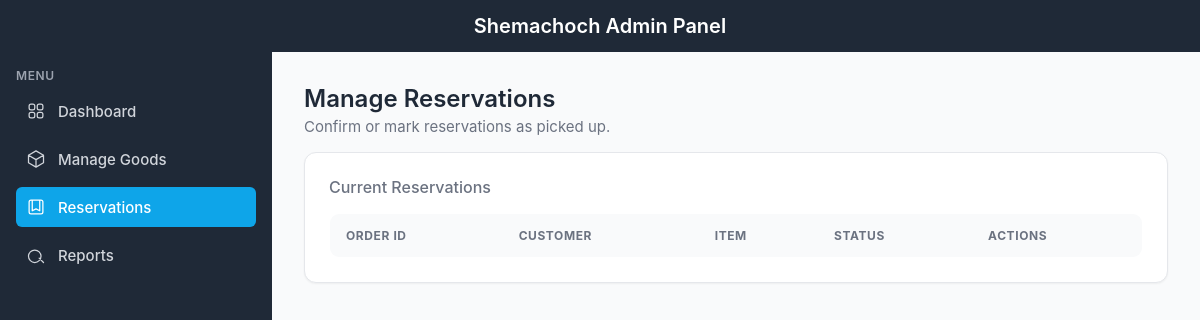
Before: /ShemachochAdminPanel/Reservations.php with the older database file.
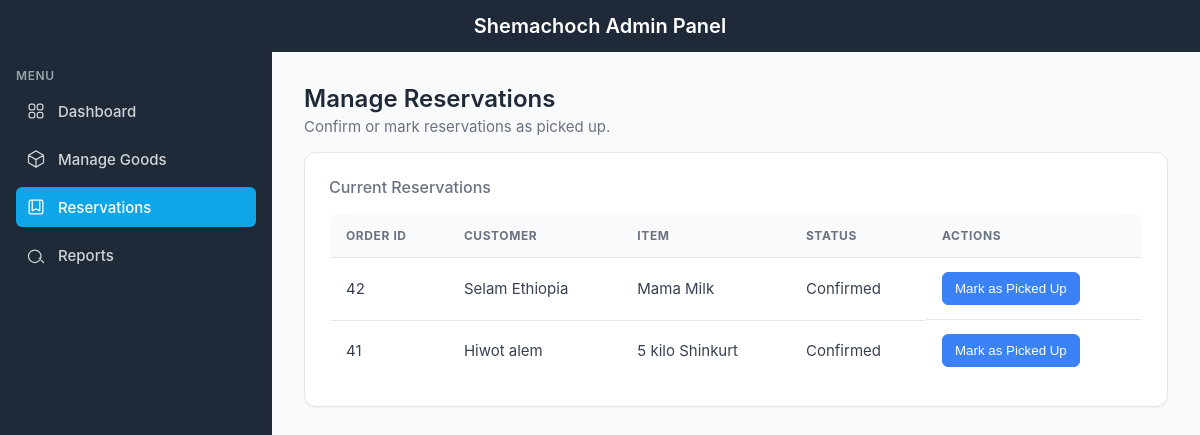
After: the same page with the newer database file.
### tables this page shows
CREATE TABLE `reservations` (
  `id` int(11) NOT NULL,
  `customer_id` int(11) NOT NULL,
  `product_id` int(11) NOT NULL,
  `quantity` int(11) NOT NULL CHECK (`quantity` > 0),
  `status` enum('pending','confirmed','picked_up','canceled') NOT NULL DEFAULT 'pending',
  `reservation_date` timestamp NOT NULL DEFAULT current_timestamp(),
  `confirmed_at` timestamp NULL DEFAULT NULL,
  `pickup_date` date DEFAULT NULL,
  `notes` text DEFAULT NULL
);

CREATE TABLE `users` (
  `id` int(11) NOT NULL,
  `role` enum('admin','customer') NOT NULL,
  `f_name` varchar(100) NOT NULL,
  `l_name` varchar(100) NOT NULL,
  `email` varchar(255) DEFAULT NULL,
  `p_num` varchar(15) NOT NULL,
  `h_num` varchar(10) NOT NULL,
  `coupon` varchar(50) DEFAULT NULL,
  `pwd` varchar(255) NOT NULL,
  `acc_num` int(11) NOT NULL,
  `created_at` timestamp NOT NULL DEFAULT current_timestamp(),
  `updated_at` timestamp NOT NULL DEFAULT current_timestamp() ON UPDATE current_timestamp()
);

CREATE TABLE `products` (
  `id` int(11) NOT NULL,
  `name` varchar(255) NOT NULL,
  `description` text DEFAULT NULL,
  `price` decimal(10,2) NOT NULL,
  `quantity` int(11) NOT NULL DEFAULT 0,
  `status` enum('Available','Unavailable','Coming Soon','Archived') NOT NULL,
  `image_url` varchar(255) DEFAULT NULL,
  `one_per_customer` tinyint(1) NOT NULL DEFAULT 0,
  `added_by` int(11) DEFAULT NULL,
  `created_at` timestamp NOT NULL DEFAULT current_timestamp(),
  `updated_at` timestamp NOT NULL DEFAULT current_timestamp() ON UPDATE current_timestamp()
);

### ShemachochAdminPanel/Reservations.php (the view, shortened to what this page needs)
<?php
require 'db_connect.php';
$reservationsResult = $conn->query("
    SELECT r.id, u.f_name, u.l_name, p.name as product_name, r.status
    FROM reservations r
    JOIN users u ON r.customer_id = u.id
    JOIN products p ON r.product_id = p.id
    WHERE r.status IN ('pending', 'confirmed')
    ORDER BY r.reservation_date DESC
");
?>
<!doctype html>
<html lang="en">
  <head>
    <link rel="stylesheet" href="style.css">
  </head>
  <body>
    <header>
      <h1>Shemachoch Admin Panel</h1>
    </header>
    <div class="main-layout">
      <?php include 'sidebar.php'; ?>
      <main>
        <h2>Manage Reservations</h2>
        <p class="muted">Confirm or mark reservations as picked up.</p>
        <section class="card" style="margin-top:16px;">
          <h3>Current Reservations</h3>
          <div class="responsive-table">
            <table style="width:100%; border-collapse: collapse;">
              <thead>
                <tr>
                  <th data-label="Order ID">Order ID</th>
                  <th data-label="Customer">Customer</th>
                  <th data-label="Item">Item</th>
                  <th data-label="Status">Status</th>
                  <th data-label="Actions">Actions</th>
                </tr>
              </thead>
              <tbody>
                <?php while($row = $reservationsResult->fetch_assoc()): ?>
                <tr>
                  <td><?php echo htmlspecialchars($row['id']); ?></td>
                  <td><?php echo htmlspecialchars($row['f_name'] . ' ' . $row['l_name']); ?></td>
                  <td><?php echo htmlspecialchars($row['product_name']); ?></td>
                  <td><?php echo htmlspecialchars(ucfirst($row['status'])); ?></td>
                  <td class="actions">
                      <?php if ($row['status'] === 'pending'): ?>
                          <form method="post" action="Reservations.php" style="display:inline;">
                              <input type="hidden" name="reservation_id" value="<?php echo $row['id']; ?>">
                              <button type="submit" name="action" value="confirm" class="btn btn-confirm">Confirm</button>
                          </form>
                      <?php elseif ($row['status'] === 'confirmed'): ?>
                          <form method="post" action="Reservations.php" style="display:inline;">
                              <button type="submit" name="action" value="pickup" class="btn btn-pickup">Mark as Picked Up</button>
                          </form>
                      <?php else: ?>
                          <span class="muted">Completed</span>
                      <?php endif; ?>
                  </td>
                </tr>
                <?php endwhile; ?>
              </tbody>
            </table>
          </div>
        </section>
      </main>
    </div>
  </body>
</html>

Changed rows visible on the page:
added reservations: id "42", customer.l_name "Selam Ethiopia", product.name "Mama Milk", status "Confirmed"
added reservations: id "41", customer.l_name "Hiwot alem", product.name "5 kilo Shinkurt", status "Confirmed"
